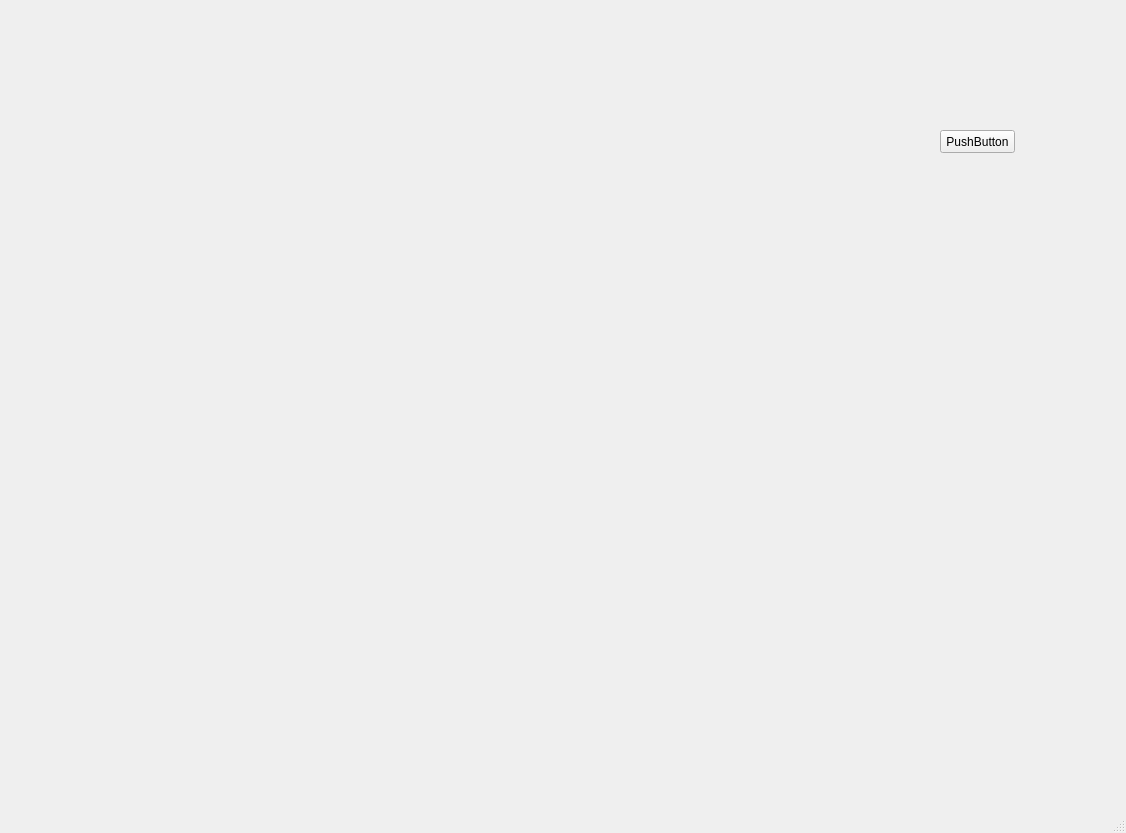
<?xml version="1.0" encoding="UTF-8"?>
<ui version="4.0">
 <class>MainWindow</class>
 <widget class="QMainWindow" name="MainWindow">
  <property name="geometry">
   <rect>
    <x>0</x>
    <y>0</y>
    <width>1126</width>
    <height>833</height>
   </rect>
  </property>
  <property name="windowTitle">
   <string>MainWindow</string>
  </property>
  <widget class="QWidget" name="centralwidget">
   <widget class="QWidget" name="img_widget" native="true">
    <property name="geometry">
     <rect>
      <x>10</x>
      <y>140</y>
      <width>800</width>
      <height>600</height>
     </rect>
    </property>
   </widget>
   <widget class="QPushButton" name="but1">
    <property name="geometry">
     <rect>
      <x>940</x>
      <y>130</y>
      <width>75</width>
      <height>23</height>
     </rect>
    </property>
    <property name="text">
     <string>PushButton</string>
    </property>
   </widget>
  </widget>
  <widget class="QMenuBar" name="menubar">
   <property name="geometry">
    <rect>
     <x>0</x>
     <y>0</y>
     <width>1126</width>
     <height>23</height>
    </rect>
   </property>
  </widget>
  <widget class="QStatusBar" name="statusbar"/>
 </widget>
 <resources/>
 <connections/>
</ui>
